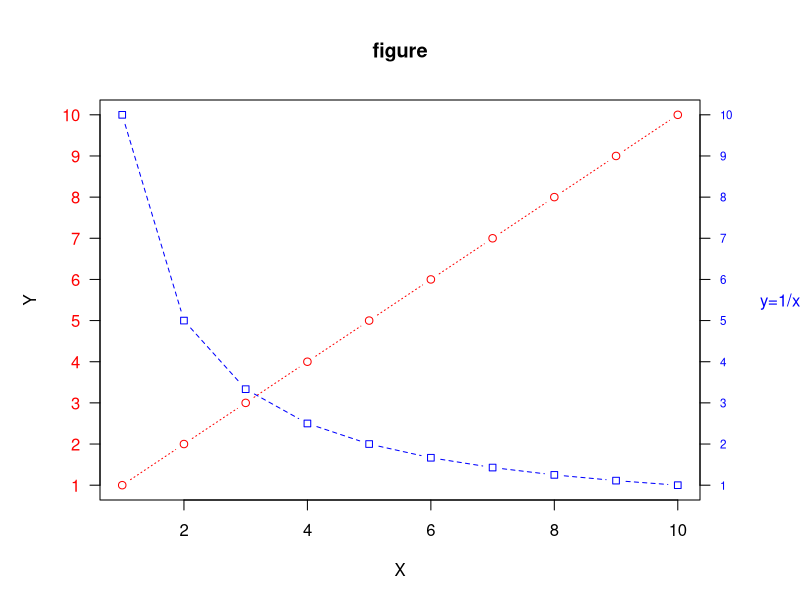

This chart was generated by the following R code:
#custom axis
x<-c(1:10)
y=x
z<-10/x
opar<-par(no.readonly = TRUE)
par(mar=c(5,5,5,5))
plot(x,y,type="b",pch=21,col="red",yaxt="n",lty=3,ann=FALSE)
lines(x,z,type="b",pch=22,col="blue",lty=2)
axis(2,at=x,labels = x,col.axis="red",las=2)
axis(4,at=x,labels = x,col.axis="blue",las=2,cex.axis=0.7)
mtext("y=1/x",side=4,line=3,cex.lab=1,las=2,col="blue")
title("figure",xlab = "X",ylab = "Y")
par(opar)
